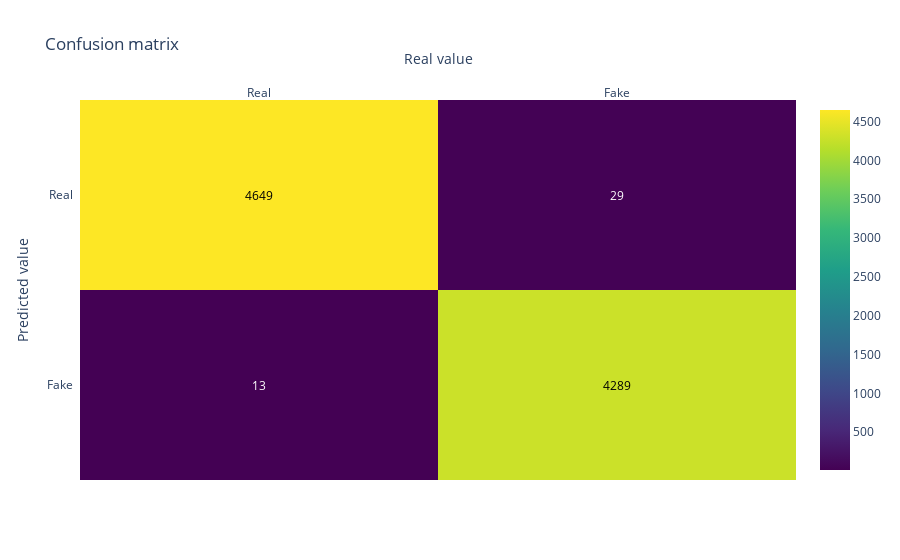

Source (notebook cell):
### Code cell
print(metrics.accuracy_score(y_test,pred_value_svm))
conf_matrix(metrics.confusion_matrix(y_test, pred_value_svm))

### Figure 1 — Plotly figure (JSON) as saved in the notebook; plotly's stock layout.template omitted (floating-point values rounded to 4 significant figures)
{"data": [{"colorscale": [[0, "#440154"], [0.1111, "#482878"], [0.2222, "#3e4989"], [0.3333, "#31688e"], [0.4444, "#26828e"], [0.5556, "#1f9e89"], [0.6667, "#35b779"], [0.7778, "#6ece58"], [0.8889, "#b5de2b"], [1, "#fde725"]], "reversescale": false, "showscale": true, "type": "heatmap", "x": ["Real", "Fake"], "y": ["Fake", "Real"], "z": [[13, 4289], [4649, 29]]}], "layout": {"annotations": [{"font": {"color": "#FFFFFF"}, "showarrow": false, "text": "13", "x": "Real", "xref": "x", "y": "Fake", "yref": "y"}, {"font": {"color": "#000000"}, "showarrow": false, "text": "4289", "x": "Fake", "xref": "x", "y": "Fake", "yref": "y"}, {"font": {"color": "#000000"}, "showarrow": false, "text": "4649", "x": "Real", "xref": "x", "y": "Real", "yref": "y"}, {"font": {"color": "#FFFFFF"}, "showarrow": false, "text": "29", "x": "Fake", "xref": "x", "y": "Real", "yref": "y"}], "title": {"text": "Confusion matrix"}, "xaxis": {"dtick": 1, "gridcolor": "rgb(0, 0, 0)", "side": "top", "ticks": "", "title": {"text": "Real value"}}, "yaxis": {"dtick": 1, "ticks": "", "ticksuffix": "  ", "title": {"text": "Predicted value"}}}}
